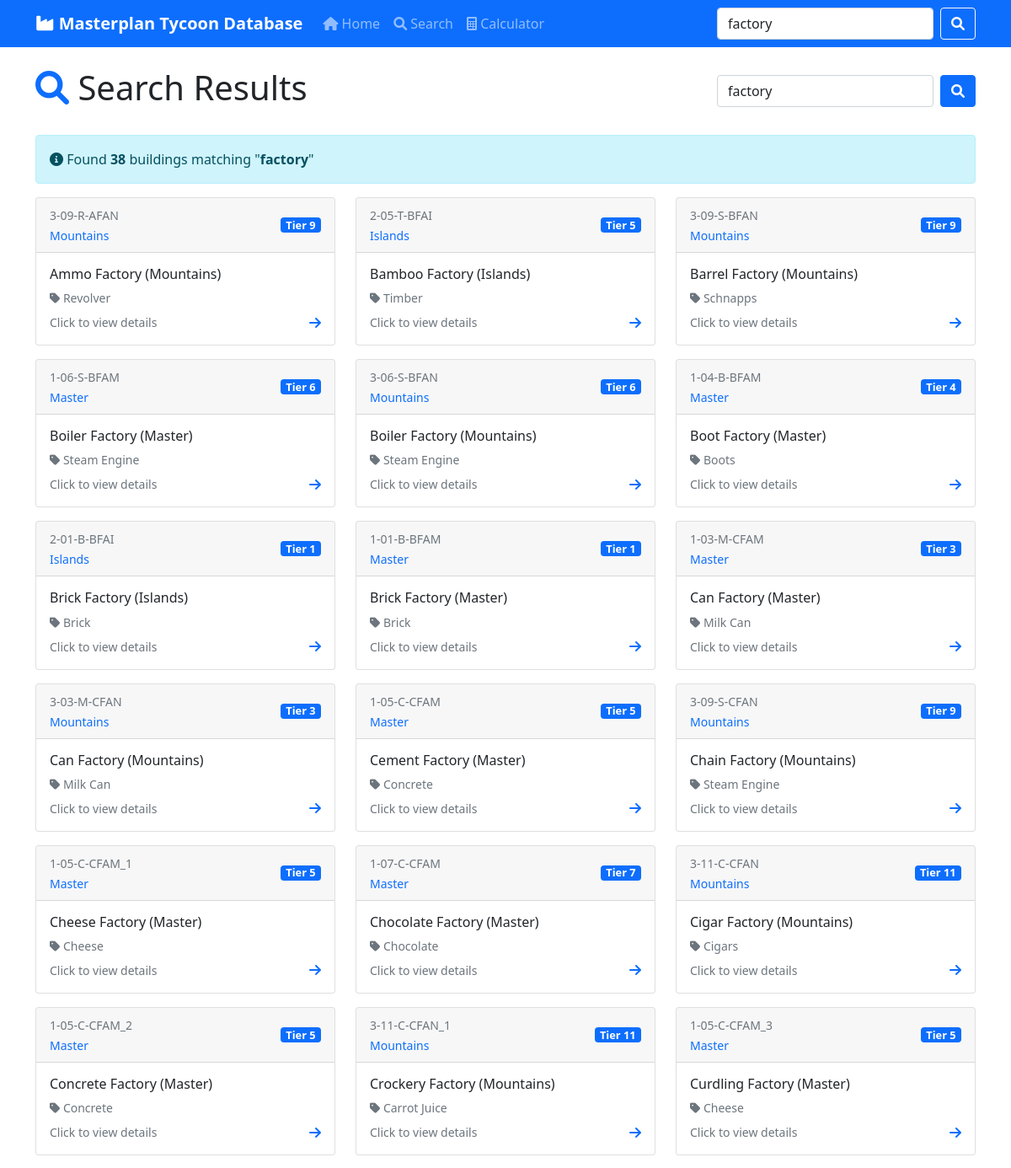
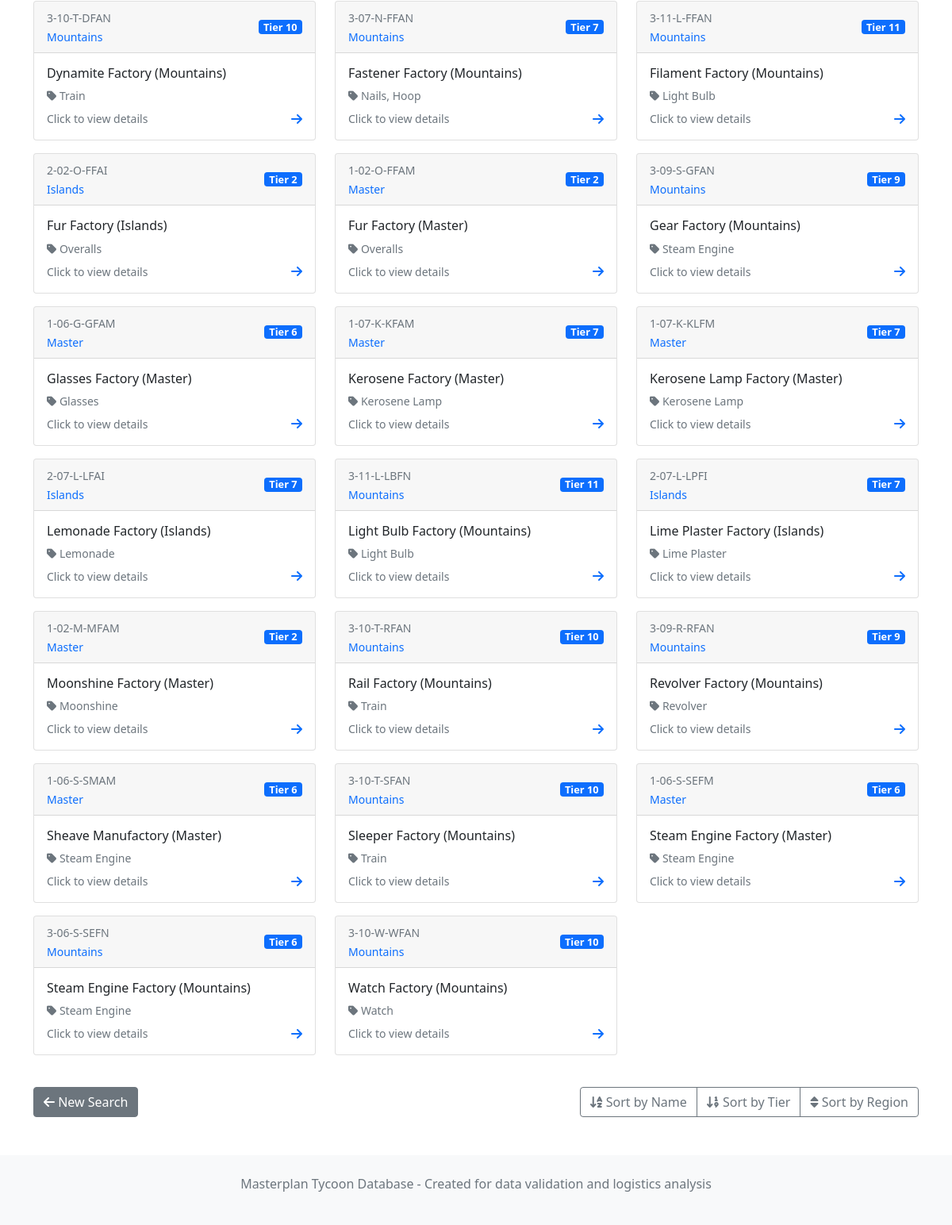
Screenshot of /search?q=factory with the database file from the repository (2 pictures, top to bottom).
### tables this page shows
CREATE TABLE buildings (
    id INTEGER PRIMARY KEY,
    building_id VARCHAR(20) NOT NULL UNIQUE, -- Game's internal ID (e.g., "2-06-P-AFI")
    name VARCHAR(100) NOT NULL,
    plan_id INTEGER NOT NULL,
    tier INTEGER NOT NULL,
    category_id INTEGER,
    production_time INTEGER, -- In game time units, NULL if no production
    FOREIGN KEY (plan_id) REFERENCES plans(id),
    FOREIGN KEY (category_id) REFERENCES building_categories(id)
);

CREATE TABLE plans (
    id INTEGER PRIMARY KEY,
    name VARCHAR(50) NOT NULL UNIQUE,
    description TEXT
);

CREATE TABLE building_categories (
    id INTEGER PRIMARY KEY,
    name VARCHAR(50) NOT NULL UNIQUE,
    description TEXT
);

### app.py (the view)
@app.route('/search')
def search():
    query = request.args.get('q', '')
    if query:
        buildings = db.search_buildings(query)
        return render_template('search_results.html',
                             query=query,
                             buildings=buildings)
    return render_template('search.html')

### app.py (called while the page is built)
    def get_connection(self) -> sqlite3.Connection:
        conn = sqlite3.connect(self.db_path)
        conn.row_factory = sqlite3.Row
        return conn

    def search_buildings(self, search_term: str) -> List[Dict[str, Any]]:
        with self.get_connection() as conn:
            cursor = conn.execute("""
                SELECT b.*, p.name as plan_name, bc.name as category_name
                FROM buildings b
                JOIN plans p ON b.plan_id = p.id
                LEFT JOIN building_categories bc ON b.category_id = bc.id
                WHERE b.name LIKE ? OR bc.name LIKE ?
                ORDER BY b.name
                LIMIT 50
            """, (f"%{search_term}%", f"%{search_term}%"))
            return [dict(row) for row in cursor.fetchall()]

### templates/search_results.html (shortened to what this page needs)
{% extends "base.html" %}
{% block content %}
<div class="d-flex justify-content-between align-items-center mb-4">
    <h1>
        <i class="fas fa-search text-primary"></i>
        Search Results
    </h1>
    <div>
        <form action="{{ url_for('search') }}" method="GET" class="d-flex">
            <input type="text" class="form-control me-2" name="q" value="{{ query }}" placeholder="Refine search...">
            <button class="btn btn-primary" type="submit">
                <i class="fas fa-search"></i>
            </button>
        </form>
    </div>
</div>
<div class="alert alert-info">
    <i class="fas fa-info-circle"></i>
    Found <strong>{{ buildings|length }}</strong> buildings matching "<strong>{{ query }}</strong>"
</div>
{% if buildings %}
<div class="row">
    {% for building in buildings %}
    <div class="col-lg-4 col-md-6 mb-3">
        <div class="card building-card h-100" data-building-id="{{ building.id }}">
            <div class="card-header d-flex justify-content-between align-items-center">
                <div>
                    <small class="text-muted">{{ building.building_id }}</small>
                    <br>
                    <small class="text-primary">{{ building.plan_name }}</small>
                </div>
                <span class="badge bg-primary tier-badge">Tier {{ building.tier }}</span>
            </div>
            <div class="card-body">
                <h6 class="card-title">{{ building.name }}</h6>
                {% if building.category_name %}
                <p class="text-muted small mb-2">
                    <i class="fas fa-tag"></i> {{ building.category_name }}
                </p>
                {% endif %}
                <div class="d-flex justify-content-between align-items-center">
                    <small class="text-muted">Click to view details</small>
                    <i class="fas fa-arrow-right text-primary"></i>
                </div>
            </div>
        </div>
    </div>
    {% endfor %}
</div>
{% endif %}
<div class="mt-4 d-flex justify-content-between">
    <a href="{{ url_for('search') }}" class="btn btn-secondary">
        <i class="fas fa-arrow-left"></i> New Search
    </a>
    {% if buildings %}
    <div class="btn-group">
        <button class="btn btn-outline-secondary" onclick="sortBuildings('name')">
            <i class="fas fa-sort-alpha-down"></i> Sort by Name
        </button>
        <button class="btn btn-outline-secondary" onclick="sortBuildings('tier')">
            <i class="fas fa-sort-numeric-down"></i> Sort by Tier
        </button>
        <button class="btn btn-outline-secondary" onclick="sortBuildings('plan')">
            <i class="fas fa-sort"></i> Sort by Region
        </button>
    </div>
    {% endif %}
</div>
{% endblock %}

### templates/base.html (style rules this page uses)
.tier-badge { font-size: 0.8em; padding: 0.2em 0.5em; }
.building-card { transition: transform 0.2s; cursor: pointer; }

### rows the page displays
buildings: building_id "3-09-R-AFAN", plan_name "Mountains", tier "9", name "Ammo Factory (Mountains)", category_name "Revolver"
buildings: building_id "2-05-T-BFAI", plan_name "Islands", tier "5", name "Bamboo Factory (Islands)", category_name "Timber"
buildings: building_id "3-09-S-BFAN", plan_name "Mountains", tier "9", name "Barrel Factory (Mountains)", category_name "Schnapps"
buildings: building_id "1-06-S-BFAM", plan_name "Master", tier "6", name "Boiler Factory (Master)", category_name "Steam Engine"
buildings: building_id "3-06-S-BFAN", plan_name "Mountains", tier "6", name "Boiler Factory (Mountains)", category_name "Steam Engine"
buildings: building_id "1-04-B-BFAM", plan_name "Master", tier "4", name "Boot Factory (Master)", category_name "Boots"
buildings: building_id "2-01-B-BFAI", plan_name "Islands", tier "1", name "Brick Factory (Islands)", category_name "Brick"
buildings: building_id "1-01-B-BFAM", plan_name "Master", tier "1", name "Brick Factory (Master)", category_name "Brick"
buildings: building_id "1-03-M-CFAM", plan_name "Master", tier "3", name "Can Factory (Master)", category_name "Milk Can"
buildings: building_id "3-03-M-CFAN", plan_name "Mountains", tier "3", name "Can Factory (Mountains)", category_name "Milk Can"
buildings: building_id "1-05-C-CFAM", plan_name "Master", tier "5", name "Cement Factory (Master)", category_name "Concrete"
buildings: building_id "3-09-S-CFAN", plan_name "Mountains", tier "9", name "Chain Factory (Mountains)", category_name "Steam Engine"
buildings: building_id "1-05-C-CFAM_1", plan_name "Master", tier "5", name "Cheese Factory (Master)", category_name "Cheese"
buildings: building_id "1-07-C-CFAM", plan_name "Master", tier "7", name "Chocolate Factory (Master)", category_name "Chocolate"
buildings: building_id "3-11-C-CFAN", plan_name "Mountains", tier "11", name "Cigar Factory (Mountains)", category_name "Cigars"
buildings: building_id "1-05-C-CFAM_2", plan_name "Master", tier "5", name "Concrete Factory (Master)", category_name "Concrete"
buildings: building_id "3-11-C-CFAN_1", plan_name "Mountains", tier "11", name "Crockery Factory (Mountains)", category_name "Carrot Juice"
buildings: building_id "1-05-C-CFAM_3", plan_name "Master", tier "5", name "Curdling Factory (Master)", category_name "Cheese"
buildings: building_id "3-10-T-DFAN", plan_name "Mountains", tier "10", name "Dynamite Factory (Mountains)", category_name "Train"
buildings: building_id "3-07-N-FFAN", plan_name "Mountains", tier "7", name "Fastener Factory (Mountains)", category_name "Nails, Hoop"
buildings: building_id "3-11-L-FFAN", plan_name "Mountains", tier "11", name "Filament Factory (Mountains)", category_name "Light Bulb"
buildings: building_id "2-02-O-FFAI", plan_name "Islands", tier "2", name "Fur Factory (Islands)", category_name "Overalls"
buildings: building_id "1-02-O-FFAM", plan_name "Master", tier "2", name "Fur Factory (Master)", category_name "Overalls"
buildings: building_id "3-09-S-GFAN", plan_name "Mountains", tier "9", name "Gear Factory (Mountains)", category_name "Steam Engine"
buildings: building_id "1-06-G-GFAM", plan_name "Master", tier "6", name "Glasses Factory (Master)", category_name "Glasses"
buildings: building_id "1-07-K-KFAM", plan_name "Master", tier "7", name "Kerosene Factory (Master)", category_name "Kerosene Lamp"
buildings: building_id "1-07-K-KLFM", plan_name "Master", tier "7", name "Kerosene Lamp Factory (Master)", category_name "Kerosene Lamp"
buildings: building_id "2-07-L-LFAI", plan_name "Islands", tier "7", name "Lemonade Factory (Islands)", category_name "Lemonade"
buildings: building_id "3-11-L-LBFN", plan_name "Mountains", tier "11", name "Light Bulb Factory (Mountains)", category_name "Light Bulb"
buildings: building_id "2-07-L-LPFI", plan_name "Islands", tier "7", name "Lime Plaster Factory (Islands)", category_name "Lime Plaster"
buildings: building_id "1-02-M-MFAM", plan_name "Master", tier "2", name "Moonshine Factory (Master)", category_name "Moonshine"
buildings: building_id "3-10-T-RFAN", plan_name "Mountains", tier "10", name "Rail Factory (Mountains)", category_name "Train"
buildings: building_id "3-09-R-RFAN", plan_name "Mountains", tier "9", name "Revolver Factory (Mountains)", category_name "Revolver"
buildings: building_id "1-06-S-SMAM", plan_name "Master", tier "6", name "Sheave Manufactory (Master)", category_name "Steam Engine"
buildings: building_id "3-10-T-SFAN", plan_name "Mountains", tier "10", name "Sleeper Factory (Mountains)", category_name "Train"
buildings: building_id "1-06-S-SEFM", plan_name "Master", tier "6", name "Steam Engine Factory (Master)", category_name "Steam Engine"
buildings: building_id "3-06-S-SEFN", plan_name "Mountains", tier "6", name "Steam Engine Factory (Mountains)", category_name "Steam Engine"
buildings: building_id "3-10-W-WFAN", plan_name "Mountains", tier "10", name "Watch Factory (Mountains)", category_name "Watch"

### other values shown
{{ buildings|length }} "38"
{{ query }} "factory"
